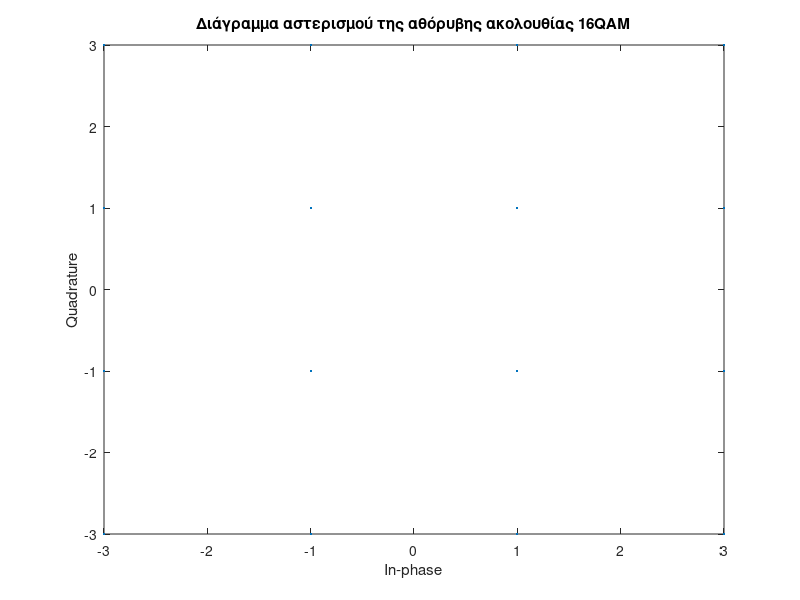
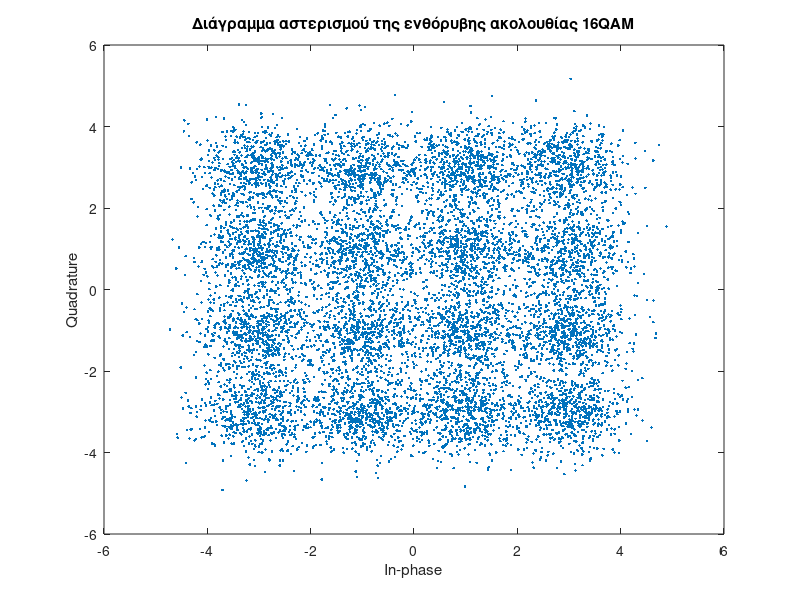

MATLAB code to generate these figures, in order:
% Δημιουργία ψευδοτυχαίων ακεραίων
data = randi([0, 15], 1, 10000);

% Διαμόρφωση 16QAM
M = 16; 
modData = qammod(data, M);

% Διάγραμμα αστερισμού της αθόρυβης ακολουθίας
scatterplot(modData);
title('Διάγραμμα αστερισμού της αθόρυβης ακολουθίας 16QAM');

% Προσθήκη θορύβου AWGN με SNR = 12dB
SNR = 12; 
rxSignal = awgn(modData, SNR, 'measured');

% Διάγραμμα αστερισμού της ενθόρυβης ακολουθίας
scatterplot(rxSignal);
title('Διάγραμμα αστερισμού της ενθόρυβης ακολουθίας 16QAM');

% Αποδιαμόρφωση της ενθόρυβης ακολουθίας
demodData = qamdemod(rxSignal, M);

% Υπολογισμός του Bit Error Rate (BER)
% Μετατροπή των δεδομένων σε δυαδική μορφή
dataBits = de2bi(data, log2(M));
demodBits = de2bi(demodData, log2(M));

% Υπολογισμός BER
[numErrors, ber] = biterr(dataBits, demodBits);
%! Πόσα λάθη γίνονται;
disp(['Αριθμός λαθών:',num2str(numErrors)]);
disp(['Bit Error Rate:',num2str(ber)]);
